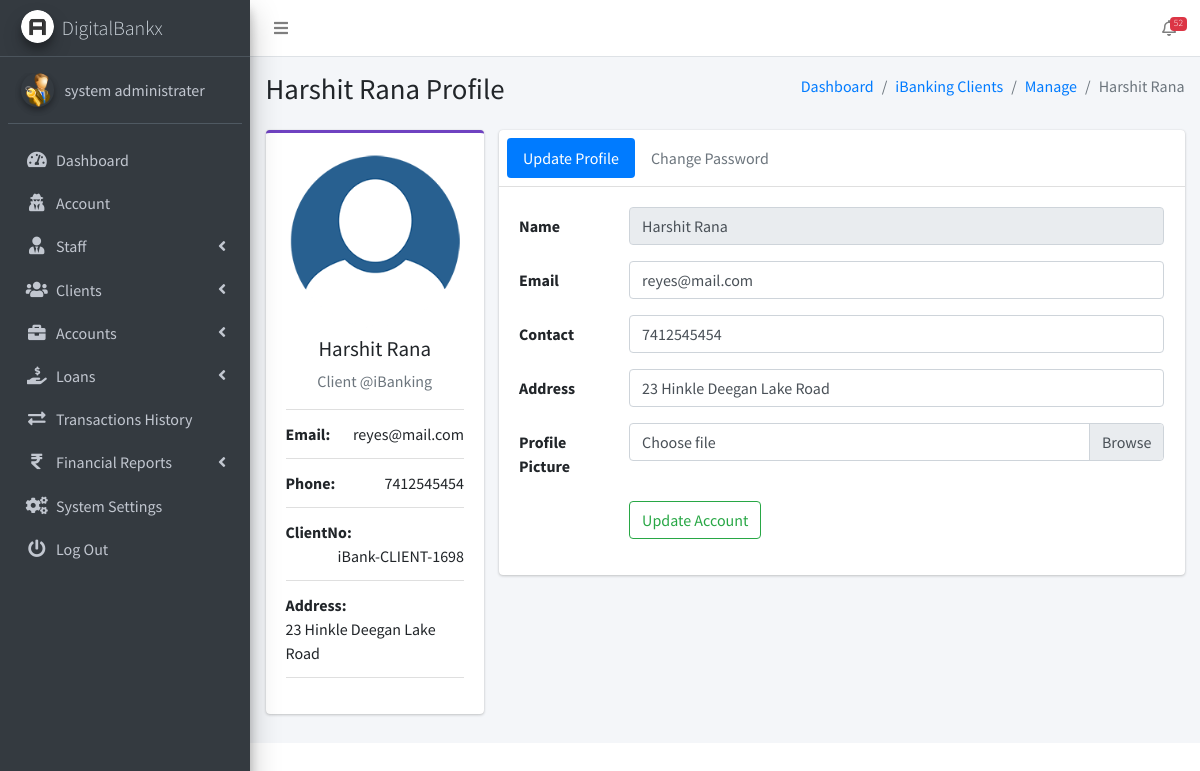
Page /admin/pages_view_client.php?client_number=iBank-CLIENT-1698 (signed in) on the committed database.
### tables this page shows
CREATE TABLE `ib_systemsettings` (
  `id` int(20) NOT NULL,
  `sys_name` longtext NOT NULL,
  `sys_tagline` longtext NOT NULL,
  `sys_logo` varchar(200) NOT NULL,
  `is_active` tinyint(1) NOT NULL DEFAULT 1
);

CREATE TABLE `ib_admin` (
  `admin_id` int(11) NOT NULL,
  `name` varchar(200) NOT NULL,
  `email` varchar(200) NOT NULL,
  `number` varchar(200) NOT NULL,
  `password` varchar(200) NOT NULL,
  `profile_pic` varchar(200) NOT NULL,
  `is_active` tinyint(1) NOT NULL DEFAULT 1,
  `otp` varchar(6) DEFAULT NULL,
  `otp_expiry` datetime DEFAULT NULL
);

CREATE TABLE `ib_clients` (
  `client_id` int(10) UNSIGNED NOT NULL,
  `name` varchar(200) NOT NULL,
  `phone` varchar(200) NOT NULL,
  `address` varchar(200) NOT NULL,
  `email` varchar(200) NOT NULL,
  `password` varchar(200) NOT NULL,
  `profile_pic` varchar(200) NOT NULL,
  `client_number` varchar(200) NOT NULL,
  `is_active` tinyint(1) NOT NULL DEFAULT 1,
  `otp` varchar(10) DEFAULT NULL,
  `otp_expiry` datetime DEFAULT NULL
);

### admin/pages_view_client.php (the view, shortened to what this page needs)
<?php
include('conf/config.php');
?>
<!DOCTYPE html>
<html>
<?php include("dist/_partials/head.php"); ?>
<body class="hold-transition sidebar-mini layout-fixed layout-navbar-fixed">
    <div class="wrapper">
        <?php include("dist/_partials/nav.php"); ?>
        <?php include("dist/_partials/sidebar.php"); ?>
        <div class="content-wrapper">
            <?php
            $client_number = $_GET['client_number'];
            $ret = "SELECT * FROM  iB_clients  WHERE client_number = ? ";
            $stmt = $mysqli->prepare($ret);
            $stmt->bind_param('s', $client_number);
            $stmt->execute();
            $res = $stmt->get_result();
            while ($row = $res->fetch_object()) {
                if ($row->profile_pic == '') {
                    $profile_picture = "
                        <img class='img-fluid'
                        src='dist/img/user_icon.png'
                        alt='User profile picture'>
                        ";
                } else {
                    $profile_picture = "
                        <img class=' img-fluid'
                        src='dist/img/$row->profile_pic'
                        alt='User profile picture'>
                        ";
                }
                ?>
                <section class="content-header">
                    <div class="container-fluid">
                        <div class="row mb-2">
                            <div class="col-sm-6">
                                <h1><?php echo $row->name; ?> Profile</h1>
                            </div>
                            <div class="col-sm-6">
                                <ol class="breadcrumb float-sm-right">
                                    <li class="breadcrumb-item"><a href="pages_dashboard.php">Dashboard</a></li>
                                    <li class="breadcrumb-item"><a href="pages_manage_clients.php">iBanking Clients</a></li>
                                    <li class="breadcrumb-item"><a href="pages_manage_clients.php">Manage</a></li>
                                    <li class="breadcrumb-item active"><?php echo $row->name; ?></li>
                                </ol>
                            </div>
                        </div>
                    </div>
                </section>
                <section class="content">
                    <div class="container-fluid">
                        <div class="row">
                            <div class="col-md-3">
                                <div class="card card-purple card-outline">
                                    <div class="card-body box-profile">
                                        <div class="text-center">
                                            <?php echo $profile_picture; ?>
                                        </div>
                                        <h3 class="profile-username text-center"><?php echo $row->name; ?></h3>
                                        <p class="text-muted text-center">Client @iBanking </p>
                                        <ul class="list-group list-group-unbordered mb-3">
                                            <li class="list-group-item">
                                                <b>Email: </b> <a class="float-right"><?php echo $row->email; ?></a>
                                            </li>
                                            <li class="list-group-item">
                                                <b>Phone: </b> <a class="float-right"><?php echo $row->phone; ?></a>
                                            </li>
                                            <li class="list-group-item">
                                                <b>ClientNo: </b> <a
                                                    class="float-right"><?php echo $row->client_number; ?></a>
                                            </li>
                                            <li class="list-group-item">
                                                <b>Address: </b> <a class="float-right"><?php echo $row->address; ?></a>
                                            </li>
                                        </ul>
                                    </div>
                                </div>
                            </div>
                            <div class="col-md-9">
                                <div class="card">
                                    <div class="card-header p-2">
                                        <ul class="nav nav-pills">
                                            <li class="nav-item"><a class="nav-link active" href="#update_Profile"
                                                    data-toggle="tab">Update Profile</a></li>
                                            <li class="nav-item"><a class="nav-link" href="#Change_Password"
                                                    data-toggle="tab">Change Password</a></li>
                                        </ul>
                                    </div>
                                    <div class="card-body">
                                        <div class="tab-content">
                                            <div class="tab-pane active" id="update_Profile">
                                                <form method="post" enctype="multipart/form-data" class="form-horizontal">
                                                    <div class="form-group row">
                                                        <label for="inputName" class="col-sm-2 col-form-label">Name</label>
                                                        <div class="col-sm-10">
                                                            <input type="text" name="name" required readonly
                                                                class="form-control" value="<?php echo $row->name; ?>"
                                                                id="inputName">
                                                        </div>
                                                    </div>
                                                    <div class="form-group row">
                                                        <label for="inputEmail"
                                                            class="col-sm-2 col-form-label">Email</label>
                                                        <div class="col-sm-10">
                                                            <input type="email" name="email" required
                                                                value="<?php echo $row->email; ?>" class="form-control"
                                                                id="inputEmail">
                                                        </div>
                                                    </div>
                                                    <div class="form-group row">
                                                        <label for="inputName2"
                                                            class="col-sm-2 col-form-label">Contact</label>
                                                        <div class="col-sm-10">
                                                            <input type="text" class="form-control" required name="phone"
                                                                value="<?php echo $row->phone; ?>" id="inputName2"
                                                                pattern="[0-9]{10}"
                                                                title="Please enter a 10-digit phone number">
                                                        </div>
                                                    </div>
                                                    <div class="form-group row">
                                                        <label for="inputName2"
                                                            class="col-sm-2 col-form-label">Address</label>
                                                        <div class="col-sm-10">
                                                            <input type="text" class="form-control" required name="address"
                                                                value="<?php echo $row->address; ?>" id="inputName2">
                                                        </div>
                                                    </div>
                                                    <div class="form-group row">
                                                        <label for="inputName2" class="col-sm-2 col-form-label">Profile
                                                            Picture</label>
                                                        <div class="input-group col-sm-10">
                                                            <div class="custom-file">
                                                                <label class="custom-file-label col-form-label"
                                                                    for="exampleInputFile">Choose file</label>
                                                            </div>
                                                        </div>
                                                    </div>
                                                    <div class="form-group row">
                                                        <div class="offset-sm-2 col-sm-10">
                                                            <button name="update_client_account" type="submit"
                                                                class="btn btn-outline-success">Update Account</button>
                                                        </div>
                                                    </div>
                                                </form>
                                            </div>
                                        </div>
                                    </div>
                                </div>
                            </div>
                        </div>
                    </div>
                </section>
            <?php } ?>
        </div>
    </div>
</body>
</html>

### admin/dist/_partials/sidebar.php (shortened to what this page needs)
<aside class="main-sidebar sidebar-dark-primary elevation-4">
    <?php
    $admin_id = $_SESSION['admin_id'];
    $query = "SELECT * FROM iB_admin WHERE admin_id = ?";
    $stmt = $mysqli->prepare($query);
    $stmt->bind_param('i', $admin_id);
    $stmt->execute();
    $res = $stmt->get_result();
    while ($row = $res->fetch_object()) {
        $profile_picture = empty($row->profile_pic)
            ? "<img src='dist/img/user_icon.png' class='img-circle elevation-2' alt='User Image'>"
            : "<img src='dist/img/$row->profile_pic' class='img-circle elevation-2' alt='User Image'>";
        $sys_query = "SELECT * FROM iB_SystemSettings";
        $stmt = $mysqli->prepare($sys_query);
        $stmt->execute();
        $sys_res = $stmt->get_result();
        while ($sys = $sys_res->fetch_object()) {
            ?>
            <a href="pages_dashboard.php" class="brand-link text-light">
                <img src="dist/img/<?php echo $sys->sys_logo; ?>" alt="Logo" class="brand-image img-circle elevation-3">
                <span class="brand-text font-weight-light"><?php echo $sys->sys_name; ?></span>
            </a>
            <div class="sidebar">
                <div class="user-panel mt-3 pb-3 mb-3 d-flex">
                    <div class="image"><?php echo $profile_picture; ?></div>
                    <div class="info">
                        <a href="#" class="d-block"><?php echo $row->name; ?></a>
                    </div>
                </div>
                <nav class="mt-2">
                    <ul class="nav nav-pills nav-sidebar flex-column" data-widget="treeview" role="menu">
                        <li class="nav-item">
                            <a href="pages_dashboard.php" class="nav-link">
                                <i class="nav-icon fas fa-tachometer-alt"></i>
                                <p>Dashboard</p>
                            </a>
                        </li>
                        <li class="nav-item">
                            <a href="pages_account.php" class="nav-link">
                                <i class="nav-icon fas fa-user-secret"></i>
                                <p>Account</p>
                            </a>
                        </li>
                        <li class="nav-item has-treeview">
                            <a href="#" class="nav-link">
                                <i class="nav-icon fas fa-user-tie"></i>
                                <p>Staff <i class="fas fa-angle-left right"></i></p>
                            </a>
                        </li>
                        <li class="nav-item has-treeview">
                            <a href="#" class="nav-link">
                                <i class="nav-icon fas fa-users"></i>
                                <p>Clients <i class="fas fa-angle-left right"></i></p>
                            </a>
                        </li>
                        <li class="nav-item has-treeview">
                            <a href="#" class="nav-link">
                                <i class="nav-icon fas fa-briefcase"></i>
                                <p>Accounts <i class="fas fa-angle-left right"></i></p>
                            </a>
                        </li>
                        <li class="nav-item has-treeview">
                            <a href="#" class="nav-link">
                                <i class="nav-icon fas fa-hand-holding-usd"></i>
                                <p>
                                    Loans
                                    <i class="fas fa-angle-left right"></i>
                                </p>
                            </a>
                        </li>
                        <li class="nav-item">
                            <a href="pages_transactions_engine.php" class="nav-link">
                                <i class="nav-icon fas fa-exchange-alt"></i>
                                <p>Transactions History</p>
                            </a>
                        </li>
                        <li class="nav-item has-treeview">
                            <a href="#" class="nav-link">
                                <i class="nav-icon fas fa-rupee-sign"></i>
                                <p>Financial Reports <i class="fas fa-angle-left right"></i></p>
                            </a>
                        </li>
                        <li class="nav-item">
                            <a href="pages_system_settings.php" class="nav-link">
                                <i class="nav-icon fas fa-cogs"></i>
                                <p>System Settings</p>
                            </a>
                        </li>
                        <li class="nav-item">
                            <a href="pages_logout.php" class="nav-link">
                                <i class="nav-icon fas fa-power-off"></i>
                                <p>Log Out</p>
                            </a>
                        </li>
                    </ul>
                </nav>
            </div>
        </aside>
    <?php }
    } ?>

### rows in the picture
ib_admin: name "system administrater"
ib_systemsettings: sys_logo (picture), sys_name "DigitalBankx", ib_admin.profile_pic (picture)
ib_clients: name "Harshit Rana", profile_pic (picture), email "reyes@mail.com", phone "7412545454", client_number "iBank-CLIENT-1698", address "23 Hinkle Deegan Lake Road"

### other values in the picture
$ntf "52"
